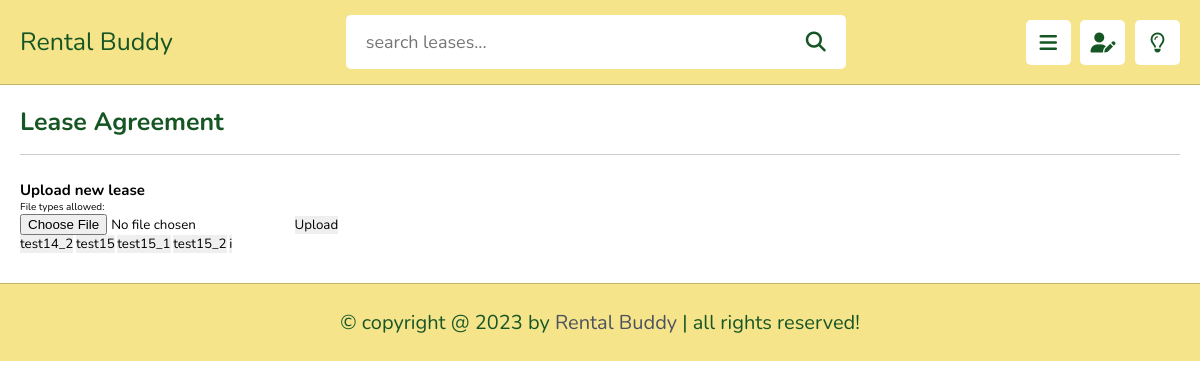
/UploadLandlord (signed in), run on an earlier commit of the app's database.
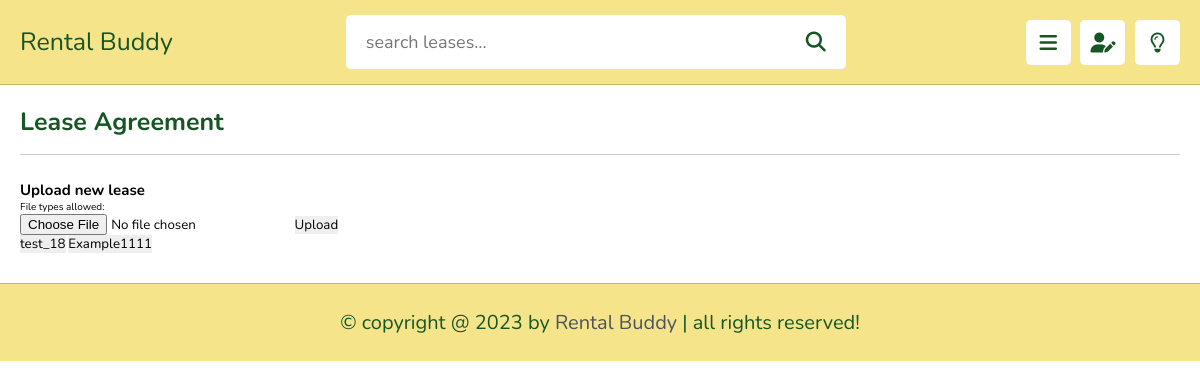
And on a later commit of the database.
### models.py (models this page shows, shortened)
class Lease(db.Model):
    lease_id = db.Column(db.Integer, primary_key=True)
    file_name = db.Column(db.String, nullable=False, unique=True)
    landlord = db.relationship("Landlord", secondary=Lease_Landlord, backref="Lease")

### main.py (the view, shortened to what this page needs)
@app.route('/UploadLandlord', methods=['GET', 'POST'])
@login_required
def upload_lease_landlord():
    display = DisplayForm()
    upform = LeaseUploadForm()
    lease_names = landlord_lease_list()
    return render_template("landlord/lease.html", lease_names=lease_names, upform=upform, errors=None,
                           types=leases.extensions, display=display)

### forms.py
class DisplayForm(FlaskForm):
    submit2 = SubmitField("Display")

class LeaseUploadForm(FlaskForm):
    lease = FileField()
    submit = SubmitField("Upload")

### main.py (called while the page is built)
@lm.user_loader
def user_loader(id):
    user = db.session.get(User, id)
    return user

def landlord_lease_list():
    x = db.session.query(Lease_Landlord.c.lease_id).where(Lease_Landlord.c.landlord_id == current_user.get_id()).all()
    y = [row[0] for row in x]
    for i in y:
        print(i)
        print(type(i))
    lease_names = Lease.query.filter(Lease.lease_id.in_(y)).with_entities(Lease.file_name).all()
    lease_names = [item[0] for item in lease_names]
    print(f"x{x},y{y},\nz{lease_names}")
    return lease_names

### templates/Landlord/lease.html (shortened to what this page needs)
<!DOCTYPE html>
<html lang="en">
<head>
   <link rel="stylesheet" href="https://cdnjs.cloudflare.com/ajax/libs/font-awesome/6.1.2/css/all.min.css">
   <link rel="stylesheet" href="css/landlord/landlord.css">
</head>
<body>
{% include "landlord/header.html" %}
<section class="home-grid">
   <h1 class="heading">Lease agreement</h1>
      <h1>Upload new lease</h1>
      {%   if errors != None  %}
        <font size="+1">{{errors}}</font>
      {%  else %}
        File types allowed:
      {%   endif   %}
      <form method="post" enctype="multipart/form-data">
      {{upform.lease(size=20)}}
      {{upform.submit(size=20)}}
<div>
    <form method="post" enctype="multipart/form-data" target="_blank">
        {% for lease in lease_names %}
            {% set lease_name_without_extension = lease.split('.')[0] %}
            <button type="button" onclick="document.querySelector('a[download=\'{{ lease }}\']').click()">{{ lease_name_without_extension }}</button>
        {% endfor %}
    </form>
</div>
      </body>
<footer class="footer">
    &copy; copyright @ 2023 by <span>Rental Buddy</span> | all rights reserved!
 </footer>
 </body>
 </html>

### templates/Landlord/header.html (shortened to what this page needs)
<header class="header">
   <section class="flex">
      <a href={{url_for("landlord_homepage")}} class="logo">Rental Buddy</a>
      <form action="search.html" method="post" class="search-form">
         <input type="text" name="search_box" required placeholder="search leases..." maxlength="100">
         <button type="submit" class="fas fa-search"></button>
      </form>
      <div class="icons">
         <div id="menu-btn" class="fas fa-bars"></i></div>
         <div id="user-btn" class="fa-solid fa-user-pen"></i></i></div>
         <div id="toggle-btn" class="fa-regular fa-lightbulb"></i></div>
      </div>
   </section>
</header>

### static/css/landlord/landlord.css (style rules this page uses)
:root { --main-color:#4C535F; --red:rgb(243, 161, 152); --orange:#165624; --light-color:#165624; --light-bg:rgb(255, 255, 255); --black:#165624; --white:#f6e48b; --border:.1rem solid rgba(0,0,0,.2); }
* { font-family: 'Nunito', sans-serif; margin:0; padding:0; box-sizing: border-box; outline: none; border:none; text-decoration: none; }
html { font-size: 62.5%; overflow-x: hidden; }
body { background-color: var(--light-bg); padding-left: 30rem; }
section { padding:2rem; margin: 0 auto; max-width: 1200px; }
.heading { font-size: 2.5rem; color:var(--black); margin-bottom: 2.5rem; border-bottom: var(--border); padding-bottom: 1.5rem; text-transform: capitalize; }
.header { position: sticky; top:0; left:0; right: 0; background-color: var(--white); z-index: 1000; border-bottom: var(--border); }
.header .flex { display: flex; align-items: center; justify-content: space-between; position: relative; padding: 1.5rem 2rem; }
.header .flex .logo { font-size: 2.5rem; color: var(--black); }
.header .flex .search-form { width: 50rem; border-radius: .5rem; background-color: var(--light-bg); padding:1.5rem 2rem; display: flex; gap:2rem; }
.header .flex .search-form input { width: 100%; font-size: 1.8rem; color:var(--black); background:none; }
.header .flex .search-form button { background:none; font-size: 2rem; cursor: pointer; color:var(--black); }
.header .flex .icons div { font-size: 2rem; color:var(--black); background-color: var(--light-bg); border-radius: .5rem; height: 4.5rem; width: 4.5rem; line-height: 4.5rem; cursor: pointer; text-align: center; margin-left: .7rem; }
.footer { background-color: var(--white); border-top: var(--border); position: sticky; bottom: 0; left: 0; right: 0; text-align: center; font-size: 2rem; padding:2.5rem 2rem; color:var(--black); margin-top: 1rem; z-index: 1000; }
.footer span { color:var(--main-color); }
@media (max-width:1200px) { body { padding-left: 0; } }

What changed in the data, as far as the page shows it:
no longer on this page (row edited): Lease: lease_name_without_extension "test14_2"
no longer on this page (row edited): Lease: lease_name_without_extension "test15"
removed Lease: lease_name_without_extension "test15_1"
removed Lease: lease_name_without_extension "test15_2"
removed Lease: lease_name_without_extension "i"
now on this page (row edited): Lease: lease_name_without_extension "test_18"
now on this page (row edited): Lease: lease_name_without_extension "Example1111"
